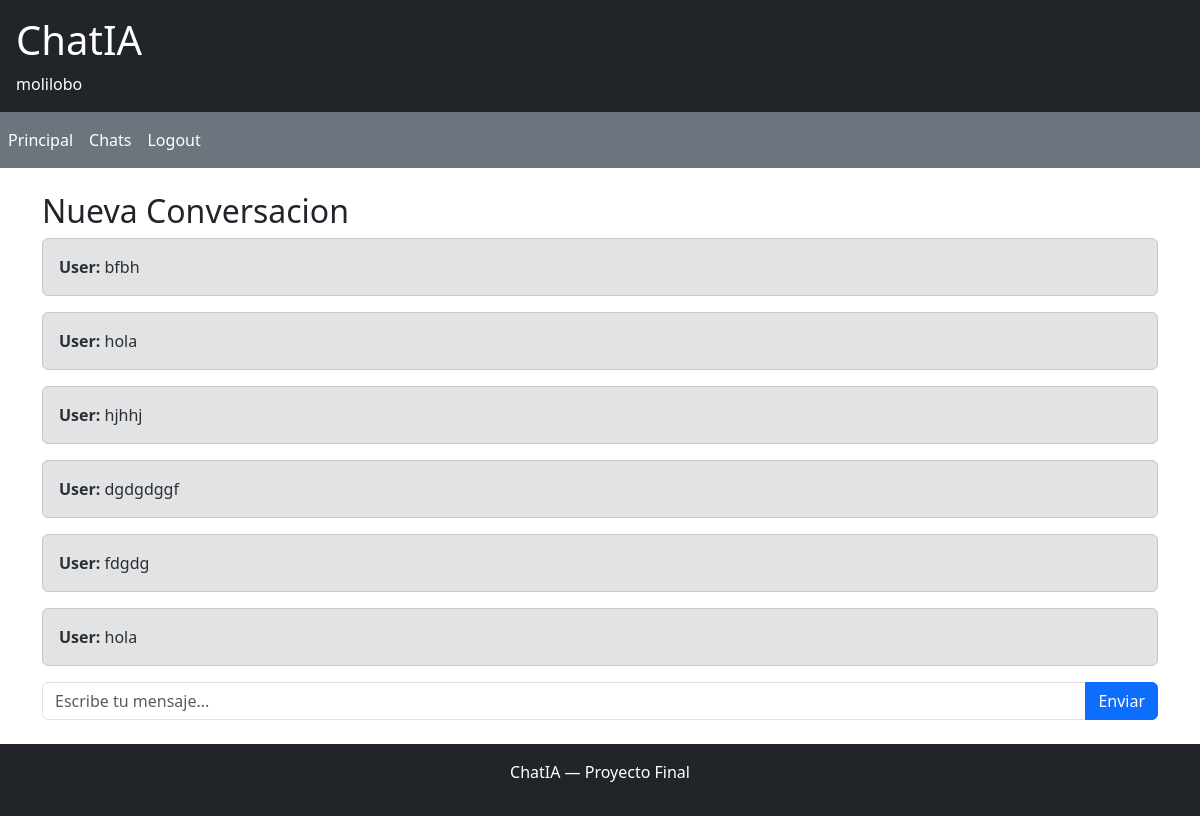
The page /chat/2/ (signed in) on the database as committed earlier.
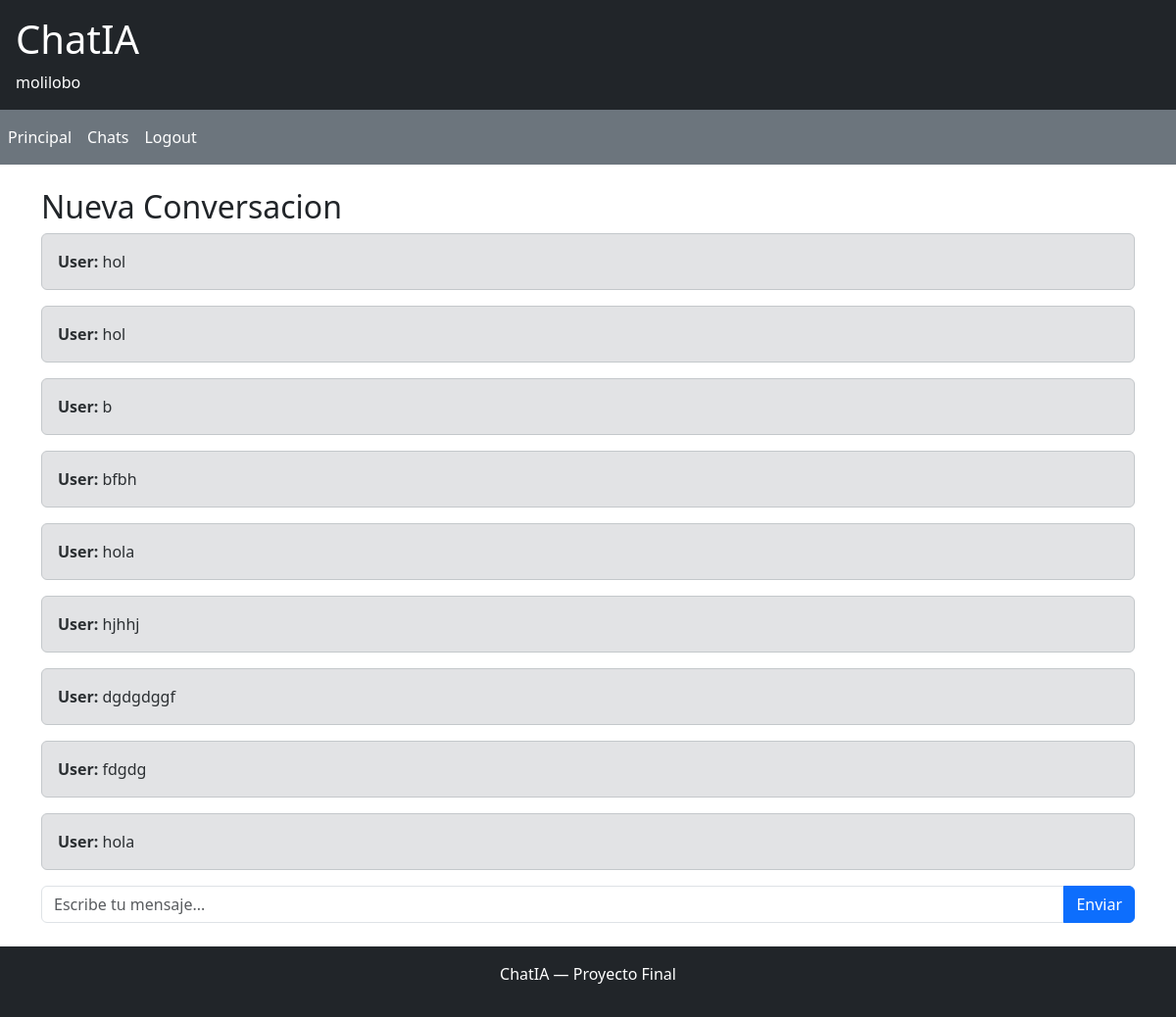
The same page on the database as committed later.
### chat/models.py (models this page shows, shortened)
class Conversacion(models.Model):
        usuario = models.ForeignKey(User, on_delete=models.CASCADE)
        titulo  = models.CharField(max_length=100)
        creada = models.DateTimeField(auto_now_add=True)

class Mensaje(models.Model):
    ROL_CHOIZES = [
        ('User', 'Usuario'),
        ('assistant', 'Asistente'),
    ]
    conversacion = models.ForeignKey(Conversacion, on_delete=models.CASCADE)
    rol = models.CharField(max_length=20, choices=ROL_CHOIZES)
    contenido = models.TextField()
    creado = models.DateTimeField(auto_now_add=True)

### chat/views.py (the view, shortened to what this page needs)
# urls.py: path('chat/<int:id>/',views.chat_detalle,name='chat_detalle')
@login_required
def chat_detalle(request,id):
    conv = get_object_or_404(Conversacion,id=id,usuario=request.user)
    mensaje = conv.mensaje_set.order_by('-creado')
    return render(request,"chat/chat_detalle.html",{
            'conv':conv,
            'mensaje':mensaje})

### chat/templates/chat/chat_detalle.html (shortened to what this page needs)
{% extends "chat/base.html" %}
{% block content %}
<h2>{{ conv.titulo }}</h2>
<div id="mensajes" class="mb-3">
{% if mensaje %}
    {% for msg in mensaje %}
        <div class="alert {% if msg.rol == 'user' %}alert-primary{% else %}alert-secondary{% endif %}">
            <strong>{{ msg.rol }}:</strong> {{ msg.contenido }}
        </div>
    {% endfor %}
{% else %}
    <p class="text-muted">Escribe el primer mensaje.</p>
{% endif %}
</div>
<form method="post">
    <div class="input-group">
        <input type="text" name="mensaje" class="form-control" placeholder="Escribe tu mensaje...">
        <button class="btn btn-primary" type="submit">Enviar</button>
    </div>
</form>
{% endblock %}

### chat/templates/chat/base.html (shortened to what this page needs)
<!DOCTYPE html>
<html lang="es">
<head>
    <link href="https://cdn.jsdelivr.net/npm/bootstrap@5.3.0/dist/css/bootstrap.min.css" rel="stylesheet">
</head>
<body>
<header class="bg-dark text-white p-3">
    <a href="/" class="text-white text-decoration-none"><h1>ChatIA</h1></a>
    {% if user.is_authenticated %}
        <span>{{ user.username }}</span>
    {% endif %}
</header>
<nav class="navbar navbar-expand bg-secondary">
    <ul class="navbar-nav">
        <li class="nav-item"><a class="nav-link text-white" href="/">Principal</a></li>
        <li class="nav-item"><a class="nav-link text-white" href="/chat/">Chats</a></li>
        <li class="nav-item"><a class="nav-link text-white" href="/logout/">Logout</a></li>
    </ul>
</nav>
<main class="container mt-4">
    {% block content %}
    {% endblock %}
</main>
<footer class="bg-dark text-white text-center p-3 mt-4">
    <p>ChatIA — Proyecto Final</p>
</footer>
</body>
</html>

Rows that differ between the two databases and show on the page:
added Mensaje: rol "User", contenido "hol"
added Mensaje: rol "User", contenido "hol"
added Mensaje: rol "User", contenido "b"
